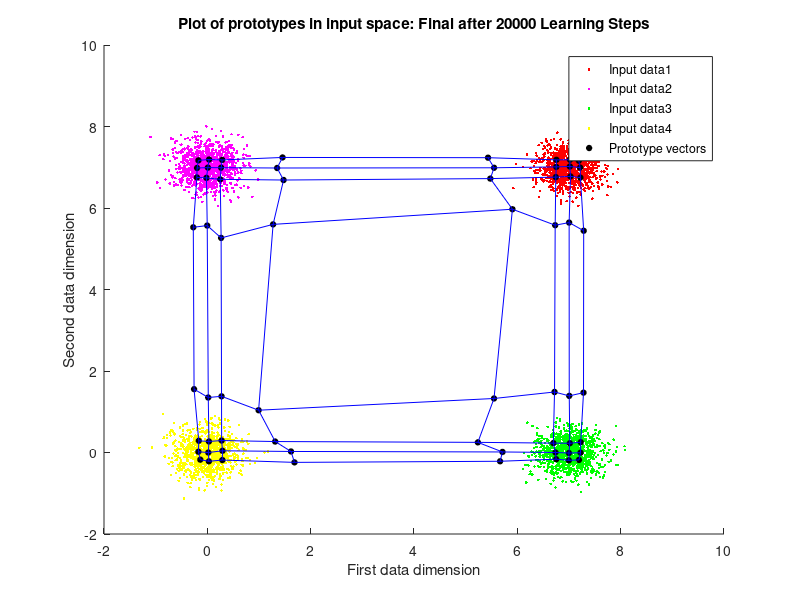
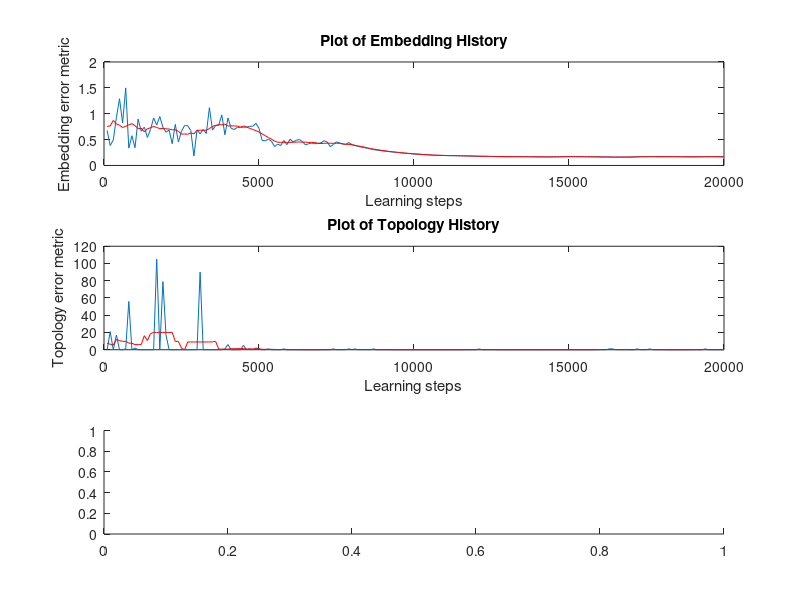
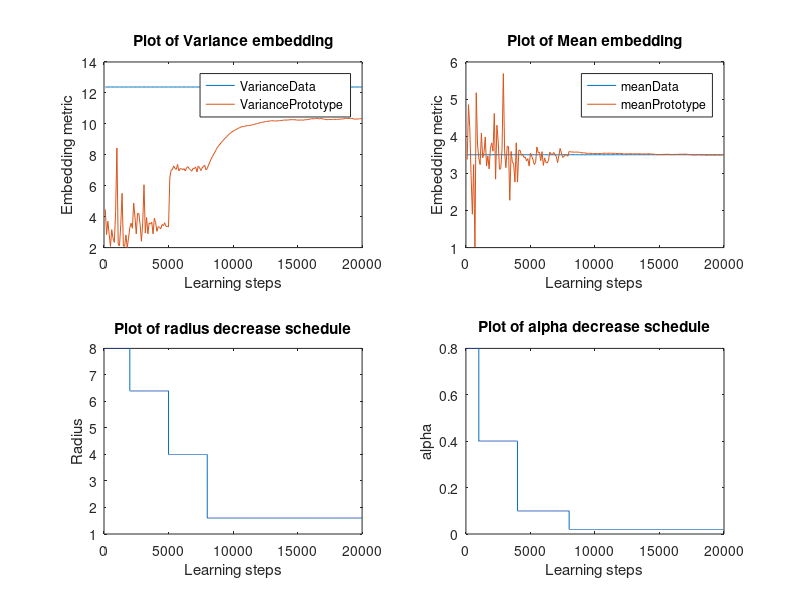

MATLAB code for these plots, in order: (Note: this script raises an error after producing the figures.)
% SOM for 2d gaussians
function SOM2
% Prashant Kalvapalle
% Comp 504 HW6 - Base code for all problems
% close 1;
% NOTE : Initial (and final) lattice is a cell representation, In the function it is
% used as a multi-dimensional matrix

latticeSize = [8 8];
initRadius = max(latticeSize); % Initial radius of influence

numIters = 20000; % number of learning steps
alphaI = .8; % learning rate

nEmbedEval = 100;

% Input data entry
dataInput = [createGaussians([2 1000],.1,[7 7]), createGaussians([2 1000],.1,[0 7]), createGaussians([2 1000],.1,[7 0]), createGaussians([2 1000],.1,[0 0]),]; % each COLUMN is a data vector
dI = reshape(dataInput',[],4,2); % resheped to give data classes in columns, and data co-ordinates in 3rd dimension

dimDataInput = size(dataInput,1); % gives the dimensionality of data space
lattice = createInitLattice(dimDataInput,latticeSize, mean(dataInput,2), std(dataInput,0,2)); % weights initialization

% Perform self organization
[finalLattice, stepsToConv, embedding, topology] = selfOrganize(lattice,dataInput,dI,numIters,initRadius,alphaI,nEmbedEval);

% % giving the final weights of the lattice in Cell form
% finalLatticeCell = mat2cell(finalLattice,ones(1,latticeSize(1)),ones(1,latticeSize(2)),2); finalLatticeCell = cellfun(@(x)reshape(x,2,1),finalLatticeCell,'un',0);

%% plotting density plot
% [densityLattice, ~, histoData] = calcDensityLattice(finalLattice,dataInput,size(latticeCell));
% densityLattice = mat2gray(densityLattice);
% figure; imagesc(densityLattice); colormap(flipud(gray)); colorbar; title('Density of Inputs mapped to each Prototype')

%% printing convergence steps
if stepsToConv < numIters
    disp(['SOM Converged in ',num2str(stepsToConv),' steps'])
else
    disp(['Maximum iterations exhausted = ',num2str(stepsToConv),' steps'])
end

%% plotting final prototype configuration w coloured known data classes
plotFinalMap(dI,finalLattice,stepsToConv)

%% plotting histogram
% plotHistoChart(histoData);

%% plot other things related to embedding
plotErrorStuff(embedding,topology, initRadius,alphaI,numIters)

end


function [finalLattice, stepsToConv, embedding, topology] = selfOrganize(lattice,dataInput,dI,numIters,initRadius,alphaI,nEmbedEval)
% the self organizing map steps here

r = (1:size(lattice,1))';c = 1:size(lattice,2);
latticeIndices(:,:,1) = r(:,ones(1,size(lattice,2))); latticeIndices(:,:,2) = c(ones(1,size(lattice,1)),:);  % latticeIndices : holds the i,j indices of the 2d lattice space

% plotting initial weights
plotMappings(dI,lattice,1,1)
dum = 2;

% [~, oldMapData, ~] = calcDensityLattice(lattice,dataInput,size(latticeCell)); % table of the prototype where each data point maps
stepsToConv = numIters;
embedding = ones(6,numIters/nEmbedEval); topology = zeros(1,numIters/nEmbedEval);

for i = 1:numIters
    %     radius = initRadius; % can do decay here
%     embedding(:,i) = calcEmbed(dataInput, lattice); embedding(6,i) = i;
    decayIters = 10000;
    radius = initRadius * ((i <= decayIters/5) + .8 * (i > decayIters/5 & i <= decayIters/2) + .5 * (i > decayIters/2 & i <= decayIters*.8)+ .2 * (i > decayIters*.8));
    alpha = alphaI * ((i <= decayIters/10) + .5 * (i > decayIters/10 & i <= decayIters/2.5) + .125 * (i > decayIters/2.5 & i <= decayIters*.8)+ .025 * (i > decayIters*.8));
    
    % pick an x (data point) randomly
    x = dataInput(:,randi(size(dataInput,2)));
    
    % find euclidian distances and difference between chosen x and all W's
    differenceMatrix = repmat(reshape(x,1,1,[]),[size(lattice,1),size(lattice,2),1]) - lattice; % a 3D matrix of difference between every weight and x
    distToXMatrix = sqrt(sum((differenceMatrix).^2,3)); % finding norm or eucledian distance
    
    % find the winner = c = [win_row win_col]
    [~, winner] = min(distToXMatrix(:)); [win_row, win_col] = ind2sub(size(distToXMatrix), winner);
    c = [win_row win_col];
    
    % make a neighbourhood function in a matrix
    neighbourhoodFn = makeNeighbourhoodFn(latticeIndices,c,radius);
    
    % update the weights - Learning rule
    lattice = lattice + alpha * repmat(neighbourhoodFn,[1,1,size(differenceMatrix,3)]) .* differenceMatrix;
    
    % Calculate embedding every 100 steps
    if mod(i,nEmbedEval) == 0
        indexEmbed = i/nEmbedEval;
        embedding(1:5,indexEmbed) = calcEmbed(dataInput, lattice); embedding(6,indexEmbed) = i;
        topology(1,indexEmbed)  = calcTopology(lattice,dataInput);  
    end
    
    % making plots at particular learning steps as defined in the vector
    if sum(i == [decayIters/10 decayIters/2 decayIters])
        % Plot the mapping and input data
        plotMappings(dI,lattice,i,dum)
        dum = dum + 1;
    end
    
    if stepsToConv < numIters
        break
    end
    
end
finalLattice = lattice;

end


function topologyMetric  = calcTopology(lattice,dataInput)
% calculates the neighbourhood of top two winners for some randomly sampled data points
% densityLattice = zeros(sizeOflatticeCell);
% histoData = zeros([sizeOflatticeCell,4]);
% seq = [ones(1,1000) 2*ones(1,1000) 3*ones(1,1000) 4*ones(1,1000)];
nPointsEval = .1 * size(dataInput,2); % what % of points to select to look at 

topologyMetric = 0; % mapData = zeros([2 size(dataInput,2)]);
randomizedDataInput = dataInput(:,randperm(size(dataInput,2)));

for i = 1:nPointsEval
    x = randomizedDataInput(:,i);
    
    % find euclidian distances and difference between chosen x and all W's
    differenceMatrix = repmat(reshape(x,1,1,[]),[size(lattice,1),size(lattice,2),1]) - lattice; % a 3D matrix
    distToXMatrix = sqrt(sum((differenceMatrix).^2,3)); % a 2D matrix for euclidian distances to x
    
    % find the winner = c = [win_row win_col]
    [~, winner] = min(distToXMatrix(:)); [win_row, win_col] = ind2sub(size(distToXMatrix), winner);
    c = [win_row win_col];
    
    % finding second winner
    distToXMatrix(c(1),c(2)) = inf;
    [~, winner2] = min(distToXMatrix(:)); [win2_row, win2_col] = ind2sub(size(distToXMatrix), winner2);
    c2 = [win2_row win2_col];
    topologyMetric = topologyMetric + (norm(abs(c - c2)) > sqrt(2));
    
%     % update the density lattice
%     densityLattice(c(1),c(2)) = densityLattice(c(1),c(2)) + 1;
%     mapData(:,i) = [win_row win_col];
%     histoWrite = ([1 0 0 0] * (i <= 1000) + [0 1 0 0] * (i > 1000 & i <= 2000) + [0 0 1 0] * (i > 2000 & i <= 3000) + [0 0 0 1] * (i > 3000 & i <= 4000));
%     histoData(c(1),c(2),:) = histoData(c(1),c(2),:) + (reshape(histoWrite,1,1,[]));
end
topologyMetric = topologyMetric/1;
end


function neighbourhoodFn = makeNeighbourhoodFn(latticeIndices,c,radius)

distNeighbour = sum(abs(latticeIndices - repmat(reshape(c,1,1,[]),[size(latticeIndices,1),size(latticeIndices,2),1])),3); % Manhattan distance metric for the neighbourhood function
% EqDistNeighbour = sqrt(sum((latticeIndices - reshape(c,1,1,[])).^2,3)); % eucleidian distance metric for the neighbourhood function
neighbourhoodFn = exp(-((distNeighbour)./(radius)).^2);

end


function lattice = createInitLattice(dimDataInput,latticeSize, dataMean, dataSD)
% creates random weight vectors in a 3d matrix

meanMatrix = repmat(reshape(dataMean,1,1,[]),latticeSize);
sdMatrix = repmat(reshape(dataSD/10,1,1,[]),latticeSize);

lattice = rand([latticeSize dimDataInput]) .* sdMatrix + meanMatrix;
end


function x1 = createGaussians(dim,var,mean)
% creates a normal random vector with dim dimension. mean of first 2
% dimensions set by [mean1 mean2]
x1 = sqrt(var)*randn(dim(1),dim(2));
% x1=detrend(x1);
x1(1,:) = x1(1,:) + repmat(mean(1),[1,size(x1,2)]);
x1(2,:) = x1(2,:) + repmat(mean(2),[1,size(x1,2)]);
end


function embedding = calcEmbed(dataInput, lattice)
linearLattice = reshape(lattice,size(dataInput,1),[]);
mData = mean(dataInput,2);
vData = var(dataInput,0,2);
mProt = mean(linearLattice,2);
vProt = var(linearLattice,0,2);
embedding = [mData vData mProt vProt]'; embedding = mean(embedding,2);
embedding = [(1 - mean(mProt./mData) + 1 - mean(vProt./vData)); embedding];
end


function plotHistoChart(histoData)
figure;
m = size(histoData,1); n = size(histoData,2);
p = 1;
for j = 1:n
    for i = 1:m
        ax = axes('position',[(i-1)/m (n-j)/n 1/m 1/n]); hold on;
        hiss = reshape(histoData(i,j,:),1,4);
        colors = {'r', 'm', 'g', 'y'};
        % Plots different bars for each data type
        for k = 1:numel(hiss)
            bar(ax,k, hiss(k),colors{k});
        end
        ylim([0 200]);
        set(ax,'YTickLabel',[]);set(ax,'XTickLabel',[]);
        set(ax,'Box','on')
        %         set(gca,'Visible','off');
        %         set(gca,'position',[i/m (n-j)/n 1/m 1/n])
        p = p + 1;
        
    end
end
end

function plotMappings(dI,lattice,i,dum)
% Plot the mapping and input data in one subplot
% figure(1); subplot(2,2,dum);
% hold on;
% plot(dI(:,1,1),dI(:,1,2),'r.');  plot(dI(:,2,1),dI(:,2,2),'m.');  plot(dI(:,3,1),dI(:,3,2),'g.');  plot(dI(:,4,1),dI(:,4,2),'y.');
% plot(lattice(:,:,1),lattice(:,:,2),'ko','MarkerFaceColor','k','MarkerSize',4);
% plot(lattice(:,:,1),lattice(:,:,2),'b-'); plot(lattice(:,:,1)',lattice(:,:,2)','b-');
% xlabel('First data dimension'); ylabel('Second data dimension'); title(['',num2str(i),' Learning Steps'])
% % legend('Input data1','Input data2','Input data3','Input data4','Prototype vectors')

end


function plotFinalMap(dI,finalLattice,stepsToConv)
% plotting final prototype configuration w coloured known data classes
figure;
hold on;
plot(dI(:,1,1),dI(:,1,2),'r.');  plot(dI(:,2,1),dI(:,2,2),'m.');  plot(dI(:,3,1),dI(:,3,2),'g.');  plot(dI(:,4,1),dI(:,4,2),'y.');
plot(finalLattice(:,:,1),finalLattice(:,:,2),'ko','MarkerFaceColor','k','MarkerSize',4);
plot(finalLattice(:,:,1),finalLattice(:,:,2),'b-'); plot(finalLattice(:,:,1)',finalLattice(:,:,2)','b-');
xlabel('First data dimension'); ylabel('Second data dimension'); title(['Plot of prototypes in input space: Final after ',num2str(stepsToConv),' Learning Steps'])
legend('Input data1','Input data2','Input data3','Input data4','Prototype vectors')
end

function plotErrorStuff(embedding,topology, initRadius,alphaI,numIters)

%% plotting Mean and variance changes along with decrease schedules
figure(3);
subplot(2,2,1); plot(embedding(6,:), embedding([3,5],:)); xlabel('Learning steps'); ylabel('Embedding metric'); title('Plot of Variance embedding'); legend('VarianceData','VariancePrototype')
subplot(2,2,2); plot(embedding(6,:), embedding([2,4],:)); xlabel('Learning steps'); ylabel('Embedding metric'); title('Plot of Mean embedding'); legend('meanData','meanPrototype')
decayIters = 10000; radius = zeros(1,numIters); alpha = radius;
for i = 1:numIters
    radius(i) = initRadius * ((i <= decayIters/5) + .8 * (i > decayIters/5 & i <= decayIters/2) + .5 * (i > decayIters/2 & i <= decayIters*.8)+ .2 * (i > decayIters*.8));
    alpha(i) = alphaI * ((i <= decayIters/10) + .5 * (i > decayIters/10 & i <= decayIters/2.5) + .125 * (i > decayIters/2.5 & i <= decayIters*.8)+ .025 * (i > decayIters*.8));
end
subplot(2,2,3); plot(1:numIters, radius); xlabel('Learning steps'); ylabel('Radius'); title('Plot of radius decrease schedule');
subplot(2,2,4); plot(1:numIters, alpha); xlabel('Learning steps'); ylabel('alpha'); title('Plot of alpha decrease schedule');

%% plotting embedding and topology history
avEmbed = movmean(embedding(1,:),10);
avTopo = movmean(topology(1,:),10); 

figure;
subplot(3,1,1);
plot(embedding(6,:), embedding(1,:)); xlabel('Learning steps'); ylabel('Embedding error metric'); title('Plot of Embedding History')
hold on; plot(embedding(6,:), avEmbed,'r');
subplot(3,1,2);
plot(embedding(6,:), topology(1,:)); xlabel('Learning steps'); ylabel('Topology error metric'); title('Plot of Topology History')
hold on; plot(embedding(6,:), avTopo,'r');
subplot(3,1,3);yyaxis left;
plot(1:numIters, radius); xlabel('Learning steps'); ylabel('Radius'); title('Plot of radius and alpha decrease schedule');
yyaxis right; plot(1:numIters, alpha); ylabel('alpha');

%% plotting sum of embedding and topology
totalError = embedding(1,:) +  topology(1,:)/(max(topology(1,:))/2);
avTotalError = movmean(totalError,10);

figure;
subplot(2,1,1);
plot(embedding(6,:), totalError); xlabel('Learning steps'); ylabel('Total error metric'); title('Plot of Total Error History')
hold on; plot(embedding(6,:), avTotalError,'r');
subplot(2,1,2);yyaxis left;
plot(1:numIters, radius); xlabel('Learning steps'); ylabel('Radius'); title('Plot of radius and alpha decrease schedule');
yyaxis right; plot(1:numIters, alpha); ylabel('alpha');

end
